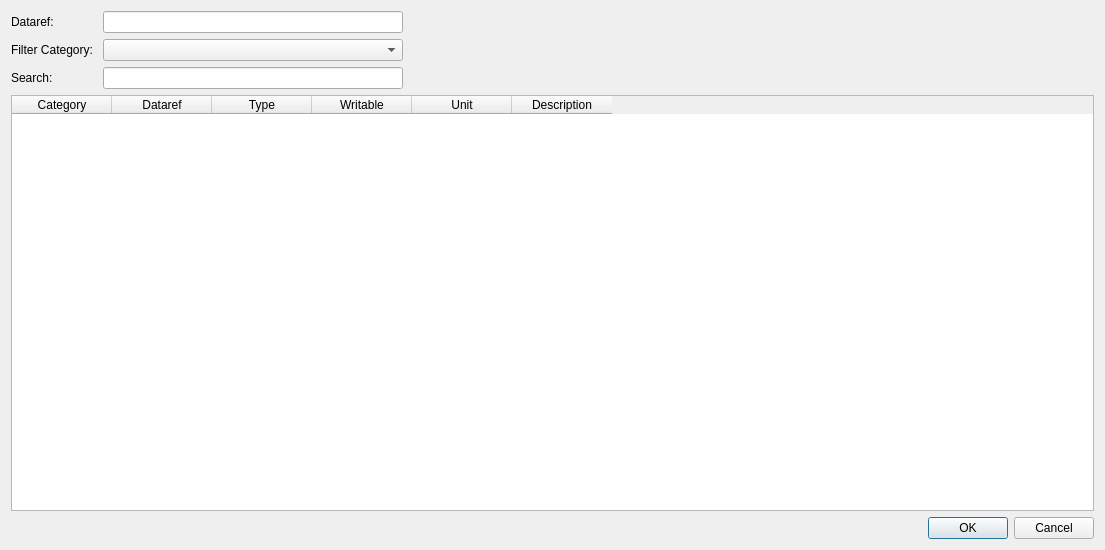
<?xml version="1.0" encoding="UTF-8"?>
<ui version="4.0">
 <class>Dialog</class>
 <widget class="QDialog" name="Dialog">
  <property name="geometry">
   <rect>
    <x>0</x>
    <y>0</y>
    <width>1105</width>
    <height>550</height>
   </rect>
  </property>
  <property name="sizePolicy">
   <sizepolicy hsizetype="Preferred" vsizetype="Preferred">
    <horstretch>0</horstretch>
    <verstretch>0</verstretch>
   </sizepolicy>
  </property>
  <property name="windowTitle">
   <string>Select XPlane Dataref</string>
  </property>
  <layout class="QVBoxLayout" name="verticalLayout">
   <item>
    <layout class="QVBoxLayout" name="verticalLayout_2">
     <property name="sizeConstraint">
      <enum>QLayout::SetDefaultConstraint</enum>
     </property>
     <item>
      <layout class="QFormLayout" name="formLayout">
       <property name="sizeConstraint">
        <enum>QLayout::SetFixedSize</enum>
       </property>
       <property name="formAlignment">
        <set>Qt::AlignLeading|Qt::AlignLeft|Qt::AlignVCenter</set>
       </property>
       <item row="4" column="0">
        <widget class="QLabel" name="label">
         <property name="sizePolicy">
          <sizepolicy hsizetype="Preferred" vsizetype="Preferred">
           <horstretch>0</horstretch>
           <verstretch>0</verstretch>
          </sizepolicy>
         </property>
         <property name="maximumSize">
          <size>
           <width>16777215</width>
           <height>30</height>
          </size>
         </property>
         <property name="text">
          <string>Search:</string>
         </property>
        </widget>
       </item>
       <item row="4" column="1">
        <widget class="QLineEdit" name="filterDatarefsLineEdit">
         <property name="minimumSize">
          <size>
           <width>200</width>
           <height>0</height>
          </size>
         </property>
         <property name="maximumSize">
          <size>
           <width>300</width>
           <height>300</height>
          </size>
         </property>
        </widget>
       </item>
       <item row="3" column="1">
        <widget class="QComboBox" name="selectCategoryComboBox">
         <property name="minimumSize">
          <size>
           <width>250</width>
           <height>0</height>
          </size>
         </property>
         <property name="maximumSize">
          <size>
           <width>300</width>
           <height>30</height>
          </size>
         </property>
        </widget>
       </item>
       <item row="3" column="0">
        <widget class="QLabel" name="label_2">
         <property name="maximumSize">
          <size>
           <width>16777215</width>
           <height>30</height>
          </size>
         </property>
         <property name="text">
          <string>Filter Category: </string>
         </property>
        </widget>
       </item>
       <item row="1" column="0">
        <widget class="QLabel" name="label_3">
         <property name="text">
          <string>Dataref:</string>
         </property>
        </widget>
       </item>
       <item row="1" column="1">
        <widget class="QLineEdit" name="datarefLineEdit">
         <property name="minimumSize">
          <size>
           <width>200</width>
           <height>0</height>
          </size>
         </property>
         <property name="maximumSize">
          <size>
           <width>300</width>
           <height>16777215</height>
          </size>
         </property>
        </widget>
       </item>
      </layout>
     </item>
     <item>
      <widget class="QTableWidget" name="datarefTableWidget">
       <property name="sizePolicy">
        <sizepolicy hsizetype="Expanding" vsizetype="Expanding">
         <horstretch>0</horstretch>
         <verstretch>10</verstretch>
        </sizepolicy>
       </property>
       <property name="minimumSize">
        <size>
         <width>0</width>
         <height>200</height>
        </size>
       </property>
       <property name="editTriggers">
        <set>QAbstractItemView::NoEditTriggers</set>
       </property>
       <property name="selectionMode">
        <enum>QAbstractItemView::SingleSelection</enum>
       </property>
       <property name="selectionBehavior">
        <enum>QAbstractItemView::SelectRows</enum>
       </property>
       <attribute name="verticalHeaderDefaultSectionSize">
        <number>25</number>
       </attribute>
       <column>
        <property name="text">
         <string>Category</string>
        </property>
       </column>
       <column>
        <property name="text">
         <string>Dataref</string>
        </property>
       </column>
       <column>
        <property name="text">
         <string>Type</string>
        </property>
       </column>
       <column>
        <property name="text">
         <string>Writable</string>
        </property>
       </column>
       <column>
        <property name="text">
         <string>Unit</string>
        </property>
       </column>
       <column>
        <property name="text">
         <string>Description</string>
        </property>
       </column>
      </widget>
     </item>
    </layout>
   </item>
   <item>
    <widget class="QDialogButtonBox" name="buttonBox">
     <property name="orientation">
      <enum>Qt::Horizontal</enum>
     </property>
     <property name="standardButtons">
      <set>QDialogButtonBox::Cancel|QDialogButtonBox::Ok</set>
     </property>
    </widget>
   </item>
  </layout>
 </widget>
 <resources/>
 <connections>
  <connection>
   <sender>buttonBox</sender>
   <signal>accepted()</signal>
   <receiver>Dialog</receiver>
   <slot>accept()</slot>
   <hints>
    <hint type="sourcelabel">
     <x>257</x>
     <y>540</y>
    </hint>
    <hint type="destinationlabel">
     <x>157</x>
     <y>274</y>
    </hint>
   </hints>
  </connection>
  <connection>
   <sender>buttonBox</sender>
   <signal>rejected()</signal>
   <receiver>Dialog</receiver>
   <slot>reject()</slot>
   <hints>
    <hint type="sourcelabel">
     <x>325</x>
     <y>540</y>
    </hint>
    <hint type="destinationlabel">
     <x>286</x>
     <y>274</y>
    </hint>
   </hints>
  </connection>
  <connection>
   <sender>selectCategoryComboBox</sender>
   <signal>currentIndexChanged(QString)</signal>
   <receiver>Dialog</receiver>
   <slot>refreshDatarefList()</slot>
   <hints>
    <hint type="sourcelabel">
     <x>261</x>
     <y>68</y>
    </hint>
    <hint type="destinationlabel">
     <x>36</x>
     <y>0</y>
    </hint>
   </hints>
  </connection>
  <connection>
   <sender>filterDatarefsLineEdit</sender>
   <signal>textChanged(QString)</signal>
   <receiver>Dialog</receiver>
   <slot>refreshDatarefList()</slot>
   <hints>
    <hint type="sourcelabel">
     <x>305</x>
     <y>94</y>
    </hint>
    <hint type="destinationlabel">
     <x>161</x>
     <y>-18</y>
    </hint>
   </hints>
  </connection>
  <connection>
   <sender>datarefTableWidget</sender>
   <signal>cellDoubleClicked(int,int)</signal>
   <receiver>Dialog</receiver>
   <slot>pickDataref()</slot>
   <hints>
    <hint type="sourcelabel">
     <x>540</x>
     <y>399</y>
    </hint>
    <hint type="destinationlabel">
     <x>460</x>
     <y>-21</y>
    </hint>
   </hints>
  </connection>
 </connections>
 <slots>
  <slot>refreshCommandList()</slot>
  <slot>pickCommand()</slot>
  <slot>refreshDatarefList()</slot>
  <slot>pickDataref()</slot>
 </slots>
</ui>
